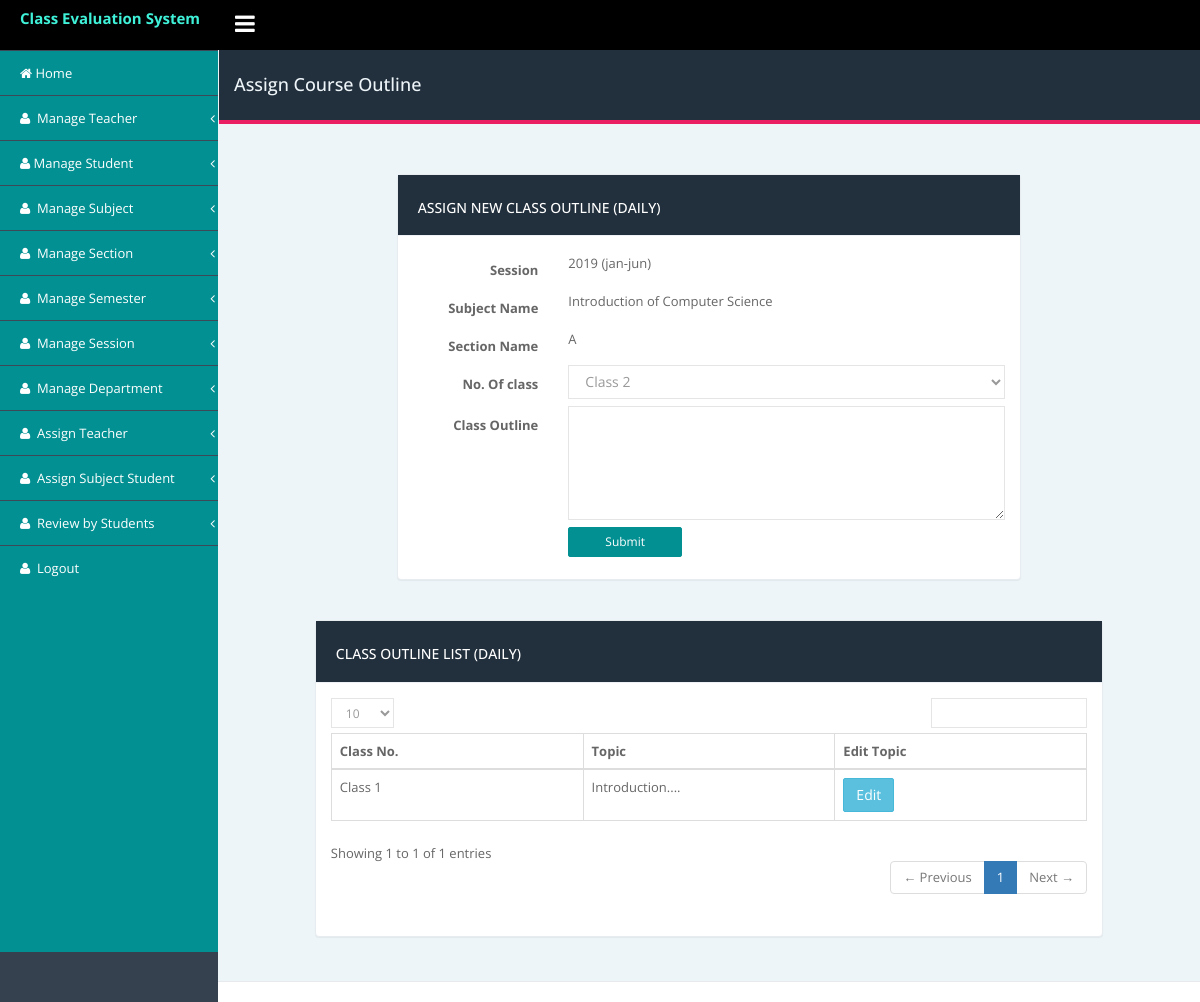
The page /admin/course_outline/daily_class_lecture.php?id=1 (signed in) on the database its author committed.
### tables this page shows
CREATE TABLE `teacher` (
  `id` int(11) NOT NULL,
  `teacher_id` varchar(250) DEFAULT NULL COMMENT 'same as member id',
  `name` varchar(250) DEFAULT NULL,
  `status` int(11) NOT NULL DEFAULT '1',
  `created_at` datetime DEFAULT NULL,
  `updated_at` timestamp NULL DEFAULT CURRENT_TIMESTAMP
);

CREATE TABLE `session` (
  `id` int(11) NOT NULL,
  `session_name` varchar(255) DEFAULT NULL,
  `year` year(4) NOT NULL,
  `status` tinyint(4) DEFAULT '1',
  `created_at` datetime DEFAULT NULL,
  `updated_at` timestamp NULL DEFAULT CURRENT_TIMESTAMP
);

CREATE TABLE `subject` (
  `id` int(11) NOT NULL,
  `subject_id` varchar(150) DEFAULT NULL,
  `subject_name` varchar(255) NOT NULL,
  `semester` int(11) DEFAULT NULL,
  `status` tinyint(4) NOT NULL DEFAULT '1' COMMENT '1=active,0=inactive',
  `created_at` datetime NOT NULL,
  `updated_at` timestamp NOT NULL DEFAULT CURRENT_TIMESTAMP
);

CREATE TABLE `section` (
  `id` int(11) NOT NULL,
  `section_name` varchar(255) DEFAULT NULL,
  `status` tinyint(4) DEFAULT '1' COMMENT '1=active,0=inactive',
  `created_at` datetime DEFAULT NULL,
  `updated_at` timestamp NULL DEFAULT NULL
);

CREATE TABLE `daily_class_lecture` (
  `id` int(11) NOT NULL,
  `assign_class_id` int(11) DEFAULT NULL COMMENT 'this id from assign class table',
  `course_outline` longtext,
  `class_no` int(11) DEFAULT NULL,
  `status` int(11) DEFAULT '1',
  `created_at` datetime DEFAULT NULL,
  `updated_at` timestamp NULL DEFAULT CURRENT_TIMESTAMP ON UPDATE CURRENT_TIMESTAMP
);

### admin/course_outline/daily_class_lecture.php (the view, shortened to what this page needs)
<?php include('../includes/db/connection_db.php');?>
<!DOCTYPE html>
<html lang="en">
<head>
        <?php include('../includes/head_link.php');?>
    </head>
    <body class="fixed-top">
        <div id="wrapper">
             <?php include('../includes/nav_header.php');?>
            <div class="page-container">
                <?php include('../includes/left_sidebar.php');?>
                <div class="page-content-wrapper">
                    <div class="content-wrapper container">
                        <div class="row">
                            <div class="col-sm-12">
                                <div class="page-title">
                                    <div class="row">
                                        <h4 class="pull-left">Assign Course Outline</h4>
                                    </div>
                                </div>
                            </div>
                        </div>
                        <div class="row">
                            <div class="col-md-8 col-md-offset-2">
                                <div class="panel panel-card margin-b-30">
                                    <div class="panel-heading">
                                      <h5>ASSIGN NEW CLASS OUTLINE (Daily)</h5>
                                    </div>
                                    <div class="panel-body">
                                    <form class="form-horizontal" method="post" action="<?=$base?>/sql/insert_sql.php">
                                    <?php
                                          if(isset($_GET['id'])){
                                          $a_class_id = $_GET['id'];
                                          $sql = "SELECT teacher.name as name,
                                          a_class.number_of_class as number_of_class,
                                          a_class.id as a_class_id,
                                          -- c_outline.class_no as class_no,
                                          section.section_name as section,
                                          session.session_name as session,
                                          session.year as s_year,
                                          subject.subject_name as subject
                                          from assign_teacher as ast
                                          left join session
                                          on ast.session_id=session.id
                                          left join section
                                          on ast.section_id=section.id
                                          left join assign_class as a_class
                                          on a_class.assign_teacher_id = ast.id
                                          left join teacher
                                          on teacher.teacher_id=ast.teacher_id
                                          -- left join course_outline as c_outline
                                          -- on c_outline.assign_class_id=a_class.id
                                          left join subject
                                          on subject.id=ast.subject_id
                                          where a_class.id =$a_class_id";
                                          $query=$conn->query($sql);
                                          if($query->num_rows > 0) {
                                              while($data = $query->fetch_assoc()){
                                                 $section=$data['section'];
                                                 $session=$data['session'];
                                                 $s_year=$data['s_year'];
                                                 $subject=$data['subject'];
                                                 $number_of_class=$data['number_of_class'];
                                            ?>
                                            <div class="form-group">
                                            <label class="col-lg-3 control-label">Session
                                            </label>
                                            <div class="col-lg-9">
                                            <?php echo $s_year." (".$session.")";?>
                                            </div>
                                            </div>
                                            <div class="form-group">
                                            <label class="col-lg-3 control-label">Subject Name
                                            </label>
                                            <div class="col-lg-9">
                                            <?=$subject;?>
                                            </div>
                                            </div>
                                            <div class="form-group">
                                            <label class="col-lg-3 control-label">Section Name
                                            </label>
                                            <div class="col-lg-9">
                                            <?=$section;?>
                                            </div>
                                            </div>
                                            <div class="form-group">
                                            <label class="col-lg-3 control-label">No. Of class
                                            </label>
                                            <div class="col-lg-9">
                                            <select name="number_of_class" class="form-control" id="">
                                              <?php
                                              $sql2 = "SELECT class_no from daily_class_lecture where assign_class_id=$a_class_id and status = 1";
                                              $result2 = $conn->query($sql2);
                                              $options = '';
                                              if ($result2->num_rows > 0) {
                                              while($row2 = $result2->fetch_assoc()) {
                                                for ($i=1; $i <= $number_of_class ; $i++) {
                                                  if ($row2['class_no'] != $i) {
                                                    $options .= '<option value="'.$i.'">Class '.$i.'</option>';
                                                  }
                                                  else{
                                                      $options ='';
                                                    }
                                                  }
                                                }
                                              }
                                              else{
                                                for ($i=1; $i <= $number_of_class ; $i++) {
                                                    $options .= '<option value="'.$i.'">Class '.$i.'</option>';
                                                    }
                                              }
                                              echo $options;
                                              ?>
                                            </select>
                                            </div>
                                            </div>
                                            <div class="form-group">
                                            <label class="col-lg-3 control-label">Class Outline
                                            </label>
                                            <div class="col-lg-9">
                                            <textarea name="course_outline" id="" rows="5" class="form-control"></textarea>
                                            </div>
                                            </div>
                                            <div class="form-group">
                                                <div class="col-lg-offset-3 col-lg-9">
                                                    <input type="submit" class="btn btn-sm btn-primary" name="add_course_outline_daily" value="submit">
                                                </div>
                                            </div>
                                            <?php   }
                                          }
                                        }
                                        ?>
                                        </form>
                                    </div>
                                </div>
                            </div>
                        </div>
                        <div class="row">
                        <div class="col-md-10 col-md-offset-1"><div class="panel panel-card margin-b-30 m-4">
                              <div class="panel-heading">
                                      <h5>CLASS OUTLINE LIST (Daily)</h5>
                                    </div>
                              <div class="panel-body">
                              <div class="table-responsive">
                                            <table id="basic-datatables" class="table table-bordered" style="table-layout:fixed">
                                                <thead>
                                                    <tr>
                                                        <th> Class No. </th>
                                                        <th> Topic </th>
                                                        <th> Edit Topic </th>
                                                    </tr>
                                                </thead>
                                                <tbody>
                                                <?php
                                                $sql = "SELECT id,class_no, course_outline
                                                from daily_class_lecture where assign_class_id = $a_class_id and status = 1";
                                                $result = $conn->query($sql);
                                                if ($result->num_rows > 0) {
                                                while($row = $result->fetch_assoc()) { ?>
                                                <tr>
                                                    <td><?php echo "Class ".$row['class_no'];?></td>
                                                    <td><?php
                                                    echo substr($row['course_outline'], 0, 15)."....";?></td>
                                                    <td>  <a href="update_course_outline_daily.php?page_id=<?php echo $a_class_id;?>&&id=<?php echo $row['id'];?>"class="btn btn-info">
                                                        Edit
                                                     </a></td>
                                                </tr>
                                                    <?php } } ?>
                                                </tbody>
                                            </table>
                                        </div>
                              </div>
                          </div> </div>
                        </div>
                    </div>
                  <?php include('../includes/footer.php');?>
            </div>
        </div>
    </body>
</html>

### admin/assets/css/style.css (style rules this page uses)
body { font-family: 'Open Sans', sans-serif; font-size: 13px; line-height: 1.42857143; color: #666; background-color: #f5f5f5; min-height: 100%; margin: 0px; padding: 0px; line-height: 24px; overflow-x: hidden; font-weight: 400; }
.margin-b-30 { margin:20px 0px; }
a { color: #3ff1d8; text-decoration: none; }
.table-responsive { min-height: .01%; overflow-x: hidden; }
.btn-primary { color: #fff; background-color: #36c6d3; border-color: #039092; }
.btn:not(.btn-raised).btn-primary, .input-group-btn .btn:not(.btn-raised).btn-primary { color: #fff; }
.btn.btn-sm, .input-group-btn .btn.btn-sm, .btn-group-sm .btn, .btn-group-sm .input-group-btn .btn { padding: 5px 36px; }
.panel { min-width:250px; }
.btn { text-transform: capitalize; font-weight: 400; letter-spacing: 0px; border-radius:2px; -webkit-border-radius: 2px; }
.form-control,.form-control[disabled], .form-control[readonly], fieldset[disabled] .form-control { border-radius: 0px; box-shadow: none; border: 1px solid rgba(0,0,0,0.1); color: #999; background-color: transparent; }
.btn-primary { background-color: #039092; }
.fixed-top .page-container { margin-top: 50px; }
.page-container { margin: 0; padding: 0; position: relative; }
.content-wrapper.container { width: 100%; }
.page-title { margin: 0px; margin-left: -14px; margin-right: -15px; padding-left: 30px; padding-right: 30px; padding-top: 15px; padding-bottom: 15px; margin-bottom: 30px; background-color: #222f3c; color:#eef5f9!important; border-bottom: 4px solid #E91E63; }
.content-wrapper.container { padding-bottom:45px; }
.page-content-wrapper { margin-left: 218px; margin-top: 0; min-height: 600px; background: #eef5f9; position: relative; }
.panel { border: 1px solid #e7ecf1!important; border-radius: 0px; }
.panel-heading { border-bottom: 1px solid #eef1f5; padding: 15px 20px 10px; border-top-left-radius: 0px; border-top-right-radius: 0px; font-size: 16px; text-transform:uppercase; }
.form-group { padding-bottom: 7px; margin: 0px 0 0 0; }
[class*="panel-"] > .panel-heading { border: 0; border-bottom: 1px solid #eef1f5; background-color: #222f3c; color: #fff; }
.panel { margin-bottom: 20px; background-color: #fff; border: 1px solid transparent; border-radius: 4px; -webkit-box-shadow: 0 1px 1px rgba(0,0,0,.05); box-shadow: 0 1px 1px rgba(0,0,0,.05); }

### rows shown on the page
teacher: session.year "2019", session.session_name "jan-jun", subject.subject_name "Introduction of Computer Science", section.section_name "A", number_of_class "Class 2"
daily_class_lecture: class_no "1", course_outline "Introduction"
